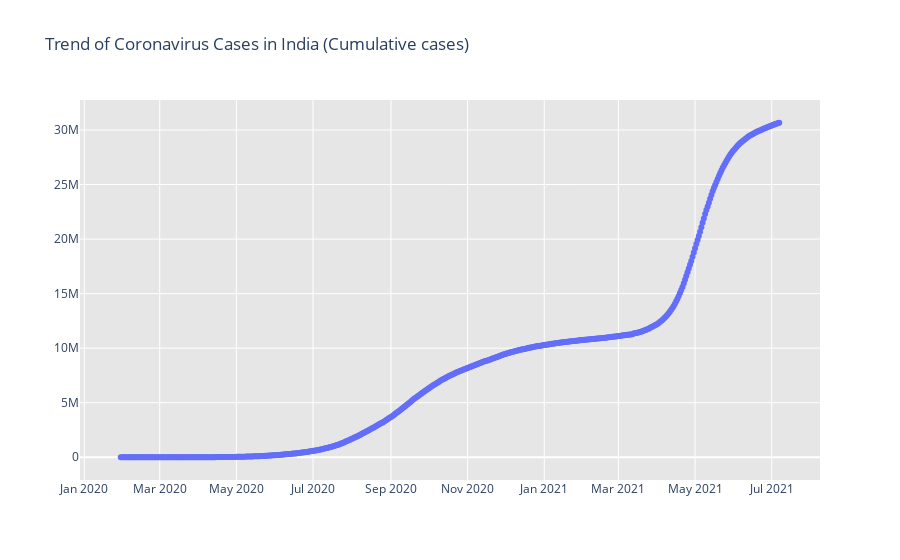
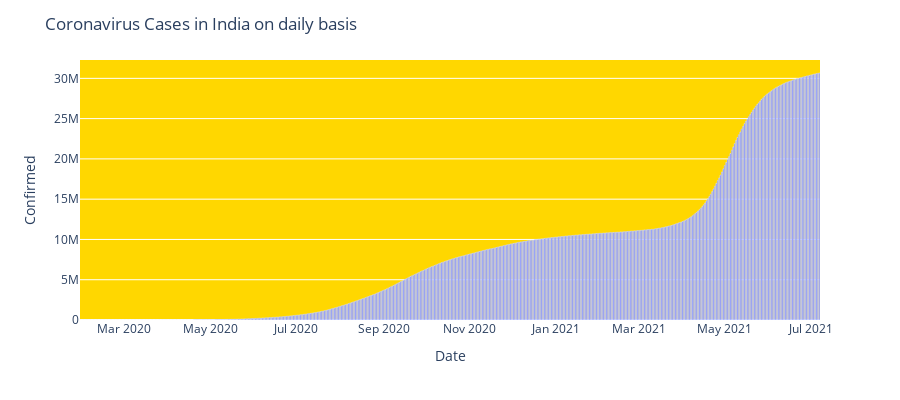

These figures' notebook cell, in order:
### Markdown cell above
#   Confirmed Day wise Cases

### Code cell
fig = go.Figure()
fig.add_trace(go.Scatter(x=df_confirmed_india['Date'], y = df_confirmed_india['Confirmed'], mode='lines+markers',name='Total Cases'))
fig.update_layout(title_text='Trend of Coronavirus Cases in India (Cumulative cases)',plot_bgcolor='rgb(230, 230, 230)')
fig.show()
# New COVID-19 cases reported daily in India
import plotly.express as px
fig = px.bar(df_confirmed_india, x="Date", y="Confirmed", barmode='group', height=400)
fig.update_layout(title_text='Coronavirus Cases in India on daily basis',plot_bgcolor='gold')
fig.show()

### Figure 1 — Plotly figure (JSON) as saved in the notebook; plotly's stock layout.template omitted (floating-point values rounded to 4 significant figures; data arrays with more than 128 entries replaced by an {"elided": "..."} marker saying what was removed)
{"data": [{"mode": "lines+markers", "name": "Total Cases", "type": "scatter", "x": {"elided": "525 str values"}, "y": {"elided": "525 int values"}}], "layout": {"plot_bgcolor": "rgb(230, 230, 230)", "title": {"text": "Trend of Coronavirus Cases in India (Cumulative cases)"}}}

### Figure 2 — Plotly figure (JSON) as saved in the notebook; plotly's stock layout.template omitted (floating-point values rounded to 4 significant figures; data arrays with more than 128 entries replaced by an {"elided": "..."} marker saying what was removed)
{"data": [{"alignmentgroup": "True", "hovertemplate": "Date=%{x}<br>Confirmed=%{y}<extra></extra>", "legendgroup": "", "marker": {"color": "#636efa", "pattern": {"shape": ""}}, "name": "", "offsetgroup": "", "orientation": "v", "showlegend": false, "textposition": "auto", "type": "bar", "x": {"elided": "525 str values"}, "xaxis": "x", "y": {"elided": "525 int values"}, "yaxis": "y"}], "layout": {"barmode": "group", "height": 400, "legend": {"tracegroupgap": 0}, "margin": {"t": 60}, "plot_bgcolor": "gold", "title": {"text": "Coronavirus Cases in India on daily basis"}, "xaxis": {"anchor": "y", "domain": [0, 1], "title": {"text": "Date"}}, "yaxis": {"anchor": "x", "domain": [0, 1], "title": {"text": "Confirmed"}}}}
